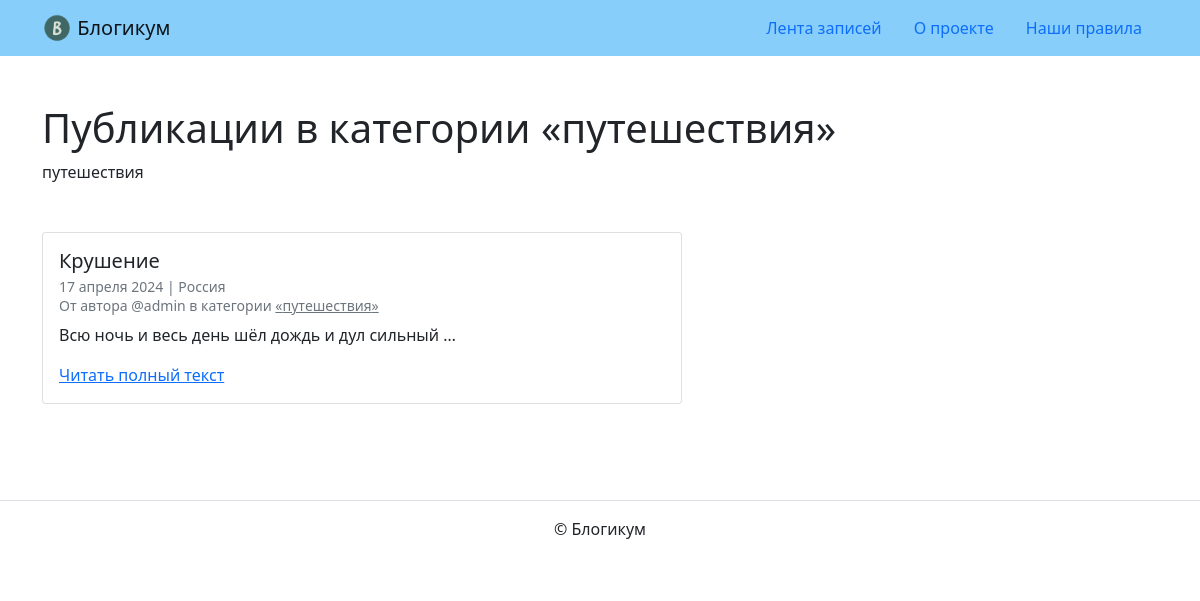
Screenshot of /category/odin/ with the database file from the repository.
### blog/models.py (models this page shows, shortened)
class PublishedModel(models.Model):
    is_published = models.BooleanField(default=True,
                                       verbose_name='Опубликовано',
                                       help_text=(
                                           'Снимите галочку, '
                                           'чтобы скрыть публикацию.'
                                       ))
    created_at = models.DateTimeField(auto_now_add=True,
                                      verbose_name='Добавлено')
    class Meta:
        abstract = True

class Category(PublishedModel):
    title = models.CharField(max_length=MAX_TITLE_LENGTH,
                             verbose_name='Заголовок')
    description = models.TextField(verbose_name='Описание')
    slug = models.SlugField(unique=True,
                            verbose_name='Идентификатор',
                            help_text=(
                                'Идентификатор страницы для URL; '
                                'разрешены символы латиницы, '
                                'цифры, дефис и подчёркивание.'
                            ))
    class Meta:
        verbose_name = 'категория'
        verbose_name_plural = 'Категории'

class Post(PublishedModel):
    title = models.CharField(max_length=MAX_TITLE_LENGTH,
                             verbose_name='Заголовок')
    text = models.TextField(verbose_name='Текст')
    pub_date = models.DateTimeField(verbose_name='Дата и время публикации',
                                    help_text=(
                                        'Если установить дату и время '
                                        'в будущем — можно делать '
                                        'отложенные публикации.'
                                    ))
    author = models.ForeignKey(User,
                               on_delete=models.CASCADE,
                               verbose_name='Автор публикации')
    location = models.ForeignKey(Location,
                                 on_delete=models.SET_NULL,
                                 null=True,
                                 verbose_name='Местоположение')
    category = models.ForeignKey(Category,
                                 on_delete=models.SET_NULL,
                                 null=True,
                                 verbose_name='Категория')
    class Meta:
        verbose_name = 'публикация'
        verbose_name_plural = 'Публикации'

class Location(PublishedModel):
    name = models.CharField(max_length=MAX_TITLE_LENGTH,
                            verbose_name='Название места')
    class Meta:
        verbose_name = 'местоположение'
        verbose_name_plural = 'Местоположения'

### blog/views.py (the view)
# urls.py: path('category/<slug:category_slug>/', views.category_posts,
def category_posts(request, category_slug):
    category = get_object_or_404(Category, slug=category_slug,
                                 is_published=True)
    post_list = get_published_posts().filter(category=category)
    return render(request, 'blog/category.html',
                  {'category': category, 'post_list': post_list})

### blog/utils.py (called while the page is built)
def get_published_posts():
    return Post.objects.filter(
        pub_date__lte=timezone.now(),
        is_published=True,
        category__is_published=True
    ).order_by('-pub_date')

### templates/blog/category.html (shortened to what this page needs)
{% extends "base.html" %}
{% block content %}
<h1>Публикации в категории «{{ category.title }}»</h1>
<p class="mb-5">{{ category.description }}</p>
{% for post in post_list %}
  <article class="mb-5">
    {% include "includes/post_card.html" %}
  </article>
{% endfor %}
{% endblock %}

### templates/includes/post_card.html
<div class="card" style="width: 40rem;">
  <div class="card-body">
    <h5 class="card-title">{{ post.title }}</h5>
    <h6 class="card-subtitle mb-2 text-muted">
      <small>
        {{ post.pub_date|date:"d E Y" }} | {% if post.location and post.location.is_published %}{{ post.location.name }}{% else %}Планета Земля{% endif %}<br>
        От автора @{{ post.author.username }} в категории {% include "includes/category_link.html" %}
      </small>
    </h6>
    <p class="card-text">{{ post.text|truncatewords:10 }}</p>
    <a href="{% url 'blog:post_detail' post.id %}" class="card-link">Читать полный текст</a>
  </div>
</div>

### templates/includes/category_link.html
<a class="text-muted" href="{% url 'blog:category_posts' post.category.slug %}">
  «{{ post.category.title }}»
</a>

### rows the page displays
Category: title "путешествия", description "путешествия"
Post: title "Крушение", pub_date "17 апреля 2024", location.name "Россия", author.username "admin", category "путешествия", text "Всю ночь и весь день шёл дождь и дул сильный …"
